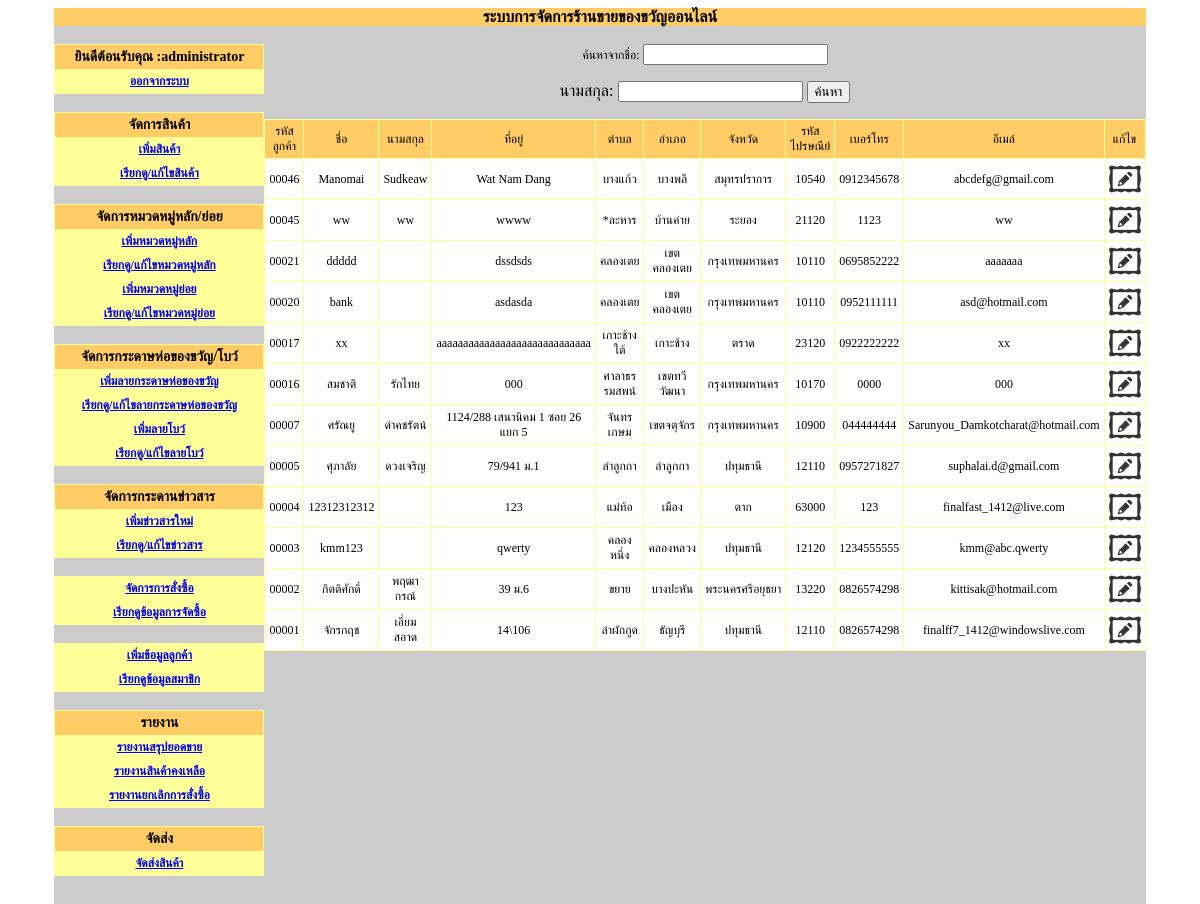
/giftshop2_V2_1/admin/main.php?module=customer (signed in), run on the app's committed database.
### tables this page shows
CREATE TABLE `tbl_customer` (
  `customer_id` int(5) unsigned zerofill NOT NULL auto_increment,
  `customer_name` varchar(50) NOT NULL,
  `customer_name_last` varchar(255) NOT NULL,
  `customer_address` text NOT NULL,
  `district_id` int(5) NOT NULL,
  `prefecture_id` int(5) NOT NULL,
  `province_id` int(2) NOT NULL,
  `postcode` int(5) NOT NULL,
  `customer_telephone` varchar(10) NOT NULL,
  `customer_email` varchar(50) NOT NULL,
  `customer_pass` varchar(20) NOT NULL,
  `Date` varchar(10) NOT NULL,
  `item1` varchar(255) NOT NULL,
  `item2` varchar(255) NOT NULL,
  `item3` varchar(255) NOT NULL,
  `item4` varchar(255) NOT NULL,
  `item5` varchar(255) NOT NULL,
  `item6` varchar(255) NOT NULL,
  `item7` varchar(255) NOT NULL,
  PRIMARY KEY  (`customer_id`)
);

CREATE TABLE `tbl_r_district` (
  `district_id` int(5) NOT NULL auto_increment COMMENT 'รหัส',
  `district_code` varchar(6) NOT NULL COMMENT 'รหัสอำเภอ',
  `district_name` varchar(150) NOT NULL COMMENT 'ตำบล',
  `prefecture_id` int(5) NOT NULL default '0' COMMENT 'อำเภอ',
  `province_id` int(5) NOT NULL default '0' COMMENT 'จังหวัด',
  PRIMARY KEY  (`district_id`),
  KEY `AMPHUR_ID` (`prefecture_id`),
  KEY `DISTRICT_NAME` (`district_name`)
);

CREATE TABLE `tbl_r_prefecture` (
  `prefecture_id` int(5) NOT NULL auto_increment COMMENT 'รหัส',
  `prefecture_code` varchar(4) NOT NULL COMMENT 'รหัสอำเภอ',
  `prefecture_name` varchar(150) NOT NULL COMMENT 'อำเภอ',
  `province_id` int(5) NOT NULL default '0' COMMENT 'รหัสจังหวัด',
  PRIMARY KEY  (`prefecture_id`)
);

CREATE TABLE `tbl_r_province` (
  `province_id` int(5) NOT NULL auto_increment,
  `province_code` varchar(2) NOT NULL,
  `province_name` varchar(150) NOT NULL COMMENT 'จังหวัด',
  PRIMARY KEY  (`province_id`)
);

CREATE TABLE `tbl_r_postcode` (
  `prefecture_id` int(10) unsigned NOT NULL,
  `postcode` int(11) unsigned NOT NULL COMMENT 'รหัสไปรษณีย์',
  PRIMARY KEY  (`prefecture_id`,`postcode`)
);

### giftshop2_V2_1/admin/customer.php (the view, shortened to what this page needs)
<?
$keyword=$_REQUEST['keyword'];
$keyword_2=$_REQUEST['keyword_2'];
?>
<br>
<?
if($keyword !='' or $keyword_2 != ''){
	 $searchnamecus="and customer_name like '%$keyword%' and customer_name_last like '%$keyword_2%'";
}else{
	 $searchnamecus="";
}
$sql="select * from tbl_customer as a, tbl_r_prefecture as b, tbl_r_province as c, tbl_r_district as d , tbl_r_postcode as e where a.prefecture_id=b.prefecture_id and a.province_id=c.province_id and a.district_id=d.district_id and a.postcode = e.prefecture_id $searchnamecus group by a.customer_id desc";
$qry=mysql_query($sql);
$numrow=mysql_num_rows($qry);
?>
<form action="main.php?module=<?=$module?>" method="post">
  <table width="439" border="0" align="center" cellpadding="0" cellspacing="0">
    <tr>
    <td width="500" align="center"><p><span class="sizamain1">ค้นหาจากชื่อ:
      </span>
        <input name="keyword" type="text" />
    </p>
      <p>นามสกุล:
        <input name="keyword_2" type="text" />
        <input type="submit" name="button2" id="button2" value="ค้นหา" />
      </p></td>
  </tr>
</table>
</form>
<table width="95%" border="0" align="center" cellpadding="4" cellspacing="1" bgcolor="#FFFF99">
  <tr>
    <td width="14%" align="center" bgcolor="#FFCC66"><span class="sizamain1">รหัสลูกค้า</span></td>
    <td width="16%" align="center" bgcolor="#FFCC66"><span class="sizamain1">ชื่อ</span></td>
    <td width="16%" align="center" bgcolor="#FFCC66"><span class="sizamain1">นามสกุล</span></td>
    <td width="12%" align="center" bgcolor="#FFCC66"><span class="sizamain1">ที่อยู่</span></td>
    <td width="9%" align="center" bgcolor="#FFCC66"><span class="sizamain1">ตำบล</span></td>
    <td width="9%" align="center" bgcolor="#FFCC66"><span class="sizamain1">อำเภอ</span></td>
    <td width="10%" align="center" bgcolor="#FFCC66"><span class="sizamain1">จังหวัด</span></td>
    <td width="10%" align="center" bgcolor="#FFCC66"><span class="sizamain1">รหัสไปรษณีย์</span></td>
    <td width="9%" align="center" bgcolor="#FFCC66"><span class="sizamain1">เบอร์โทร</span></td>
    <td width="11%" align="center" bgcolor="#FFCC66"><span class="sizamain1">อีเมล์</span></td>
    <td width="11%" align="center" bgcolor="#FFCC66"><span class="sizamain1">แก้ไข</span></td>
  </tr>
  <?
  if($numrow==0){
  ?>
  <tr>
    <td colspan="9" bgcolor="#FFFFFF"><span class="sizamain1">ไม่มีข้อมูล</span></td>
  </tr>
  <?
  }else{
	while($db=mysql_fetch_array($qry)){
  ?>
  <tr>
    <td align="center" bgcolor="#FFFFFF"><span class="sizamain1">
      <?=$db['customer_id'] ?>
    </span></td>
    <td align="center" bgcolor="#FFFFFF"><span class="sizamain1">
      <?=$db['customer_name'] ?>
    </span></td>
    <td align="center" bgcolor="#FFFFFF"><span class="sizamain1">
      <?=$db['customer_name_last'] ?>
    </span></td>
    <td align="center" bgcolor="#FFFFFF"><span class="sizamain1">
      <?=$db['customer_address'] ?>
    </span></td>
    <td align="center" bgcolor="#FFFFFF"><span class="sizamain1">
      <?=$db['district_name'] ?>
    </span></td>
    <td align="center" bgcolor="#FFFFFF"><span class="sizamain1">
      <?=$db['prefecture_name'] ?>
    </span></td>
    <td align="center" bgcolor="#FFFFFF"><span class="sizamain1">
      <?=$db['province_name'] ?>
    </span></td>
    <td align="center" bgcolor="#FFFFFF"><span class="sizamain1">
      <?=$db['postcode'] ?>
    </span></td>
    <td align="center" bgcolor="#FFFFFF"><span class="sizamain1">
      <?=$db['customer_telephone'] ?>
    </span></td>
    <td align="center" bgcolor="#FFFFFF"><span class="sizamain1">
      <?=$db['customer_email'] ?>
    </span></td>
    <td align="center" bgcolor="#FFFFFF" class="sizemain1"><a href="main.php?module=update_cus&cus_id=<?php echo $db['customer_id'] ?>"><img src="../images/edit.png" width="32" height="32" /></a></td>
  </tr>
  <?
  	}
  }
  ?>
</table>

### giftshop2_V2_1/admin/customer.php (style rules this page uses)
.sizamain1 { font-size: 12px; }
.sizemain1 { font-size: 12px; }

### data on the page
tbl_customer: customer_id "00046", customer_name "Manomai", customer_name_last "Sudkeaw", customer_address "Wat Nam Dang", district.district_name "บางแก้ว", prefecture.prefecture_name "บางพลี", province.province_name "สมุทรปราการ", tbl_r_postcode.postcode "10540", customer_telephone "0912345678", customer_email "abcdefg@gmail.com"
tbl_customer: customer_id "00045", customer_name "ww", customer_name_last "ww", customer_address "wwww", district.district_name "*ละหาร", prefecture.prefecture_name "บ้านค่าย", province.province_name "ระยอง", tbl_r_postcode.postcode "21120", customer_telephone "1123", customer_email "ww"
tbl_customer: customer_id "00021", customer_name "ddddd", customer_address "dssdsds", district.district_name "คลองเตย", prefecture.prefecture_name "เขตคลองเตย", province.province_name "กรุงเทพมหานคร", tbl_r_postcode.postcode "10110", customer_telephone "0695852222", customer_email "aaaaaaa"
tbl_customer: customer_id "00020", customer_name "bank", customer_address "asdasda", district.district_name "คลองเตย", prefecture.prefecture_name "เขตคลองเตย", province.province_name "กรุงเทพมหานคร", tbl_r_postcode.postcode "10110", customer_telephone "0952111111", customer_email "asd@hotmail.com"
tbl_customer: customer_id "00017", customer_name "xx", customer_address "aaaaaaaaaaaaaaaaaaaaaaaaaaaaa", district.district_name "เกาะช้างใต้", prefecture.prefecture_name "เกาะช้าง", province.province_name "ตราด", tbl_r_postcode.postcode "23120", customer_telephone "0922222222", customer_email "xx"
tbl_customer: customer_id "00016", customer_name "สมชาติ", customer_name_last "รักไทย", customer_address "000", district.district_name "ศาลาธรรมสพน์", prefecture.prefecture_name "เขตทวีวัฒนา", province.province_name "กรุงเทพมหานคร", tbl_r_postcode.postcode "10170", customer_telephone "0000", customer_email "000"
tbl_customer: customer_id "00007", customer_name "ศรัณยู", customer_name_last "ดำคชรัตน์", customer_address "1124/288 เสนานิคม 1 ซอย 26 แยก 5", district.district_name "จันทรเกษม", prefecture.prefecture_name "เขตจตุจักร", province.province_name "กรุงเทพมหานคร", tbl_r_postcode.postcode "10900", customer_telephone "044444444", customer_email "Sarunyou_Damkotcharat@hotmail.com"
tbl_customer: customer_id "00005", customer_name "ศุภาลัย", customer_name_last "ดวงเจริญ", customer_address "79/941 ม.1", district.district_name "ลำลูกกา", prefecture.prefecture_name "ลำลูกกา", province.province_name "ปทุมธานี", tbl_r_postcode.postcode "12110", customer_telephone "0957271827", customer_email "suphalai.d@gmail.com"
tbl_customer: customer_id "00004", customer_name "12312312312", customer_address "123", district_name "แม่ท้อ", prefecture.prefecture_name "เมือง", province.province_name "ตาก", tbl_r_postcode.postcode "63000", customer_telephone "123", customer_email "finalfast_1412@live.com"
tbl_customer: customer_id "00003", customer_name "kmm123", customer_address "qwerty", district.district_name "คลองหนึ่ง", prefecture.prefecture_name "คลองหลวง", province.province_name "ปทุมธานี", tbl_r_postcode.postcode "12120", customer_telephone "1234555555", customer_email "kmm@abc.qwerty"
tbl_customer: customer_id "00002", customer_name "กิตติศักดิ์", customer_name_last "พฤฒากรณ์", customer_address "39 ม.6", district.district_name "ขยาย", prefecture.prefecture_name "บางปะหัน", province.province_name "พระนครศรีอยุธยา", tbl_r_postcode.postcode "13220", customer_telephone "0826574298", customer_email "kittisak@hotmail.com"
tbl_customer: customer_id "00001", customer_name "จักรกฤช", customer_name_last "เอี่ยมสอาด", customer_address "14\\106", district.district_name "ลำผักกูด", prefecture.prefecture_name "ธัญบุรี", province.province_name "ปทุมธานี", tbl_r_postcode.postcode "12110", customer_telephone "0826574298", customer_email "finalff7_1412@windowslive.com"

### other printed values
$_SESSION['adminname'] "administrator"
